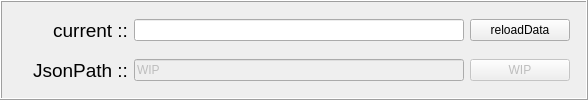
          <widget class="QFrame" name="frame">
           <property name="minimumSize">
            <size>
             <width>0</width>
             <height>100</height>
            </size>
           </property>
           <property name="maximumSize">
            <size>
             <width>16777215</width>
             <height>100</height>
            </size>
           </property>
           <property name="frameShape">
            <enum>QFrame::Shape::Box</enum>
           </property>
           <property name="frameShadow">
            <enum>QFrame::Shadow::Raised</enum>
           </property>
           <layout class="QVBoxLayout" name="verticalLayout_4">
            <item>
             <widget class="QFrame" name="frame1_2">
              <layout class="QHBoxLayout" name="horizontalLayout_16" stretch="1,8,1">
               <property name="sizeConstraint">
                <enum>QLayout::SizeConstraint::SetDefaultConstraint</enum>
               </property>
               <property name="leftMargin">
                <number>5</number>
               </property>
               <property name="topMargin">
                <number>5</number>
               </property>
               <property name="rightMargin">
                <number>5</number>
               </property>
               <property name="bottomMargin">
                <number>5</number>
               </property>
               <item>
                <widget class="QLabel" name="label_14">
                 <property name="minimumSize">
                  <size>
                   <width>110</width>
                   <height>0</height>
                  </size>
                 </property>
                 <property name="maximumSize">
                  <size>
                   <width>150</width>
                   <height>16777215</height>
                  </size>
                 </property>
                 <property name="font">
                  <font>
                   <pointsize>14</pointsize>
                  </font>
                 </property>
                 <property name="text">
                  <string>current ::</string>
                 </property>
                 <property name="alignment">
                  <set>Qt::AlignmentFlag::AlignRight|Qt::AlignmentFlag::AlignTrailing|Qt::AlignmentFlag::AlignVCenter</set>
                 </property>
                </widget>
               </item>
               <item>
                <widget class="QLineEdit" name="currentPath_LE">
                 <property name="enabled">
                  <bool>true</bool>
                 </property>
                 <property name="minimumSize">
                  <size>
                   <width>330</width>
                   <height>0</height>
                  </size>
                 </property>
                 <property name="maximumSize">
                  <size>
                   <width>330</width>
                   <height>16777215</height>
                  </size>
                 </property>
                 <property name="readOnly">
                  <bool>true</bool>
                 </property>
                </widget>
               </item>
               <item>
                <widget class="QPushButton" name="currentPath_Btn">
                 <property name="minimumSize">
                  <size>
                   <width>100</width>
                   <height>0</height>
                  </size>
                 </property>
                 <property name="maximumSize">
                  <size>
                   <width>100</width>
                   <height>16777215</height>
                  </size>
                 </property>
                 <property name="text">
                  <string>reloadData</string>
                 </property>
                </widget>
               </item>
              </layout>
             </widget>
            </item>
            <item>
             <widget class="QFrame" name="frame2">
              <layout class="QHBoxLayout" name="horizontalLayout_5" stretch="1,8,1">
               <property name="leftMargin">
                <number>5</number>
               </property>
               <property name="topMargin">
                <number>5</number>
               </property>
               <property name="rightMargin">
                <number>5</number>
               </property>
               <property name="bottomMargin">
                <number>5</number>
               </property>
               <item>
                <widget class="QLabel" name="label_4">
                 <property name="minimumSize">
                  <size>
                   <width>110</width>
                   <height>0</height>
                  </size>
                 </property>
                 <property name="maximumSize">
                  <size>
                   <width>150</width>
                   <height>16777215</height>
                  </size>
                 </property>
                 <property name="font">
                  <font>
                   <pointsize>14</pointsize>
                  </font>
                 </property>
                 <property name="text">
                  <string>JsonPath ::</string>
                 </property>
                 <property name="alignment">
                  <set>Qt::AlignmentFlag::AlignRight|Qt::AlignmentFlag::AlignTrailing|Qt::AlignmentFlag::AlignVCenter</set>
                 </property>
                </widget>
               </item>
               <item>
                <widget class="QLineEdit" name="JsonPath_LE">
                 <property name="enabled">
                  <bool>false</bool>
                 </property>
                 <property name="minimumSize">
                  <size>
                   <width>330</width>
                   <height>0</height>
                  </size>
                 </property>
                 <property name="maximumSize">
                  <size>
                   <width>330</width>
                   <height>16777215</height>
                  </size>
                 </property>
                 <property name="text">
                  <string>WIP</string>
                 </property>
                </widget>
               </item>
               <item>
                <widget class="QPushButton" name="OpenJsonPath_Btn">
                 <property name="enabled">
                  <bool>false</bool>
                 </property>
                 <property name="minimumSize">
                  <size>
                   <width>100</width>
                   <height>0</height>
                  </size>
                 </property>
                 <property name="maximumSize">
                  <size>
                   <width>100</width>
                   <height>16777215</height>
                  </size>
                 </property>
                 <property name="text">
                  <string>WIP</string>
                 </property>
                </widget>
               </item>
              </layout>
             </widget>
            </item>
           </layout>
          </widget>
